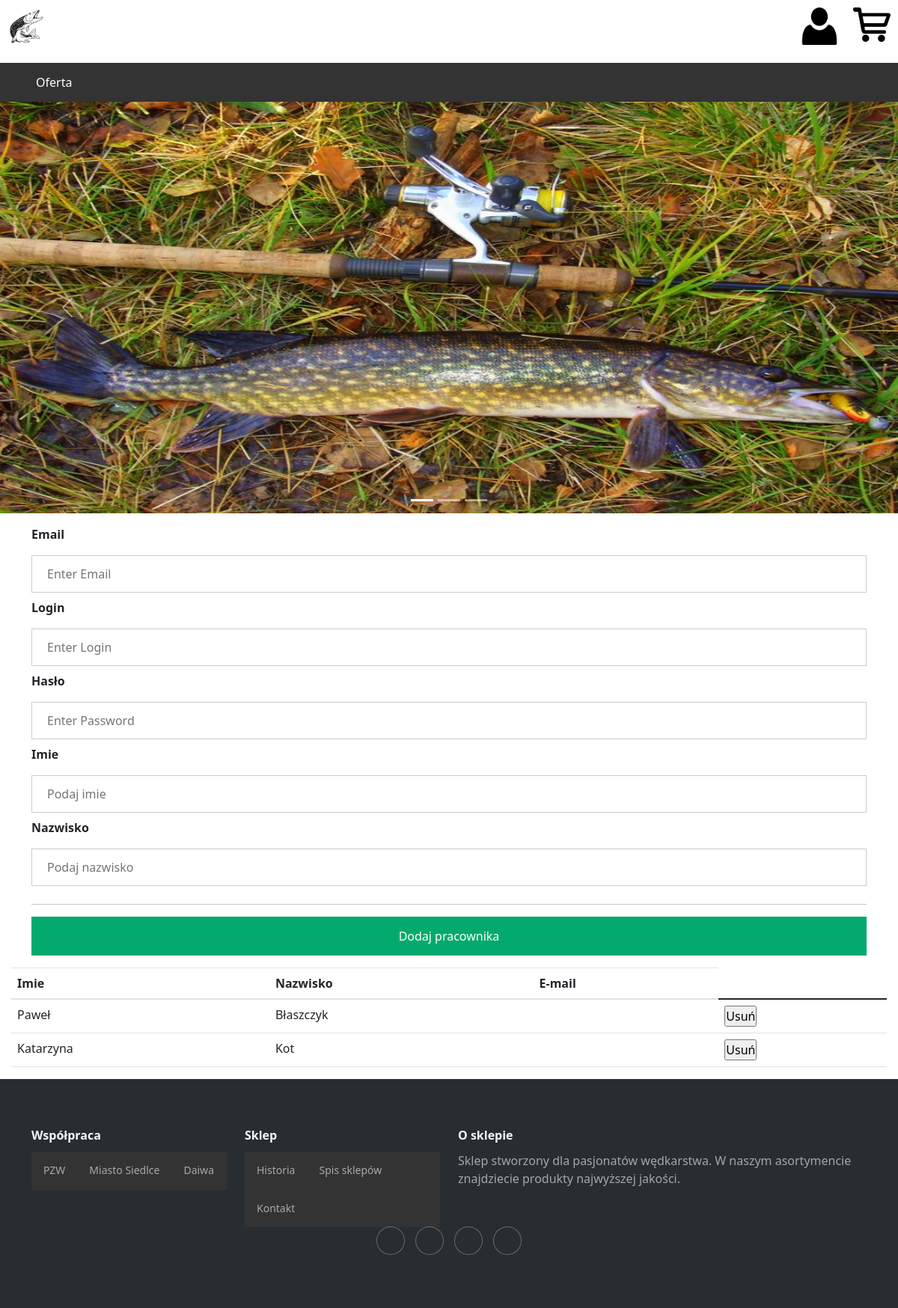
The app's page /sklep/administrator.php with its own data.
### tables this page shows
CREATE TABLE `pracownicy` (
  `id_pracownika` int NOT NULL,
  `imie` text NOT NULL,
  `nazwisko` text NOT NULL,
  `id_konta` int DEFAULT NULL
);

### sklep/connection.php (called while the page is built, shortened)
<?php
class Connection{
    private $connection;
    public function __construct(){
        $this->connection = new PDO('mysql:host='.Config::DBHOST.';dbname='.Config::DBNAME, Config::DBUSER, Config::DBPASS);
    }
    public function query($query, $params){
        $query=$this->connection->prepare($query);
        $result= $query->execute($params);
        return $query;
    }
}
?>

### sklep/administrator.php (the view, shortened to what this page needs)
<?php
include "navbar.php";
    ?>
    <form action="administrator.php" method="post">
  <div class="container">
    <label for="email"><b>Email</b></label>
    <input type="email" placeholder="Enter Email" name="email" id="email" required>
    <label for="login"><b>Login</b></label>
    <input type="text" placeholder="Enter Login" name="login" id="login" required>
    <label for="psw"><b>Hasło</b></label>
    <input type="password" placeholder="Enter Password" name="haslo" id="haslo" required>
    <label for="imie"><b>Imie</b></label>
    <input type="text" placeholder="Podaj imie" name="imie" id="imie" required>
    <label for="nazwisko"><b>Nazwisko</b></label>
    <input type="text" placeholder="Podaj nazwisko" name="nazwisko" id="nazwisko" required>
    <hr>
    <button type="submit" class="registerbtn">Dodaj pracownika</button>
  </div>
</form>
<div class="col">
  <table class="table">
                    <thead>
                    <tr>
                        <th>Imie</th>
                        <th>Nazwisko</th>
                        <th>E-mail</th>
                    </tr>
                    </thead>
<?php
        $connection= new Connection();
        $stmt = $connection->query("SELECT * FROM pracownicy ",[]);
        $result = $stmt->fetchALL(\PDO::FETCH_ASSOC);
        foreach ($result as $row){
            echo '<tr>';
            echo '<td>'.$row['imie'].'</td>';
            echo '<td>'.$row['nazwisko'].'</td>';
            echo '<td>'.$row['email'].'</td>';
            echo "<td><form  action = 'usun.php' method = 'POST'><input type='hidden' name='id_konta' value='".$row['id_konta']."'><input type = 'submit' value='Usuń'></form></td>";
            echo '</tr>';
        }
?>
</table>
</div>
      <div class="footer-dark">
        <footer>
            <div class="container">
                <div class="row">
                    <div class="col-sm-6 col-md-3 item">
                        <h3>Współpraca</h3>
                        <ul>
                            <li><a href="pzw.php">PZW</a></li>
                            <li><a href="miasto.php">Miasto Siedlce</a></li>
                            <li><a href="daiwa.php">Daiwa</a></li>
                        </ul>
                    </div>
                    <div class="col-sm-6 col-md-3 item">
                        <h3>Sklep</h3>
                        <ul>
                            <li><a href="historia.php">Historia</a></li>
                            <li><a href="spis.php">Spis sklepów</a></li>
                            <li><a href="kontakt.php">Kontakt</a></li>
                        </ul>
                    </div>
                    <div class="col-md-6 item text">
                        <h3>O sklepie</h3>
                        <p>Sklep stworzony dla pasjonatów wędkarstwa. W naszym asortymencie znajdziecie produkty najwyższej jakości.</p>
                    </div>
                    <div class="col item social"><a href="https://www.facebook.com/"></a><a href="https://twitter.com/?lang=pl"></a><a href="https://accounts.snapchat.com/accounts/login?continue=https%3A%2F%2Faccounts.snapchat.com%2Faccounts%2Fwelcome"></a><a href="https://www.instagram.com/"></a></div>
                </div>
            </div>
        </footer>
    </div>
      <link href="https://cdn.jsdelivr.net/npm/bootstrap@5.1.3/dist/css/bootstrap.min.css" rel="stylesheet">
</body>
</html>

### sklep/style.css (style rules this page uses)
.responsive { width: 100%; max-width: 50px; height: auto; margin-left: 10px; margin-top: 10px; }
* { padding:0; margin:0; }
ul { list-style-type: none; margin: 0; padding: 0; overflow: hidden; background-color: #333; }
li { float: left; }
li a { display: block; color: white; text-align: center; padding: 14px 16px; text-decoration: none; }
.footer-dark { padding:50px 0; color:#f0f9ff; background-color:#282d32; }
.footer-dark h3 { margin-top:0; margin-bottom:12px; font-weight:bold; font-size:16px; }
.footer-dark ul { padding:0; list-style:none; line-height:1.6; font-size:14px; margin-bottom:0; }
.footer-dark ul a { color:inherit; text-decoration:none; opacity:0.6; }
.footer-dark .item.text { margin-bottom:36px; }
.footer-dark .item.text p { opacity:0.6; margin-bottom:0; }
.footer-dark .item.social { text-align:center; }
.footer-dark .item.social > a { font-size:20px; width:36px; height:36px; line-height:36px; display:inline-block; text-align:center; border-radius:50%; box-shadow:0 0 0 1px rgba(255,255,255,0.4); margin:0 8px; color:#fff; opacity:0.75; }
input[type=text], input[type=password], input[type=number], input[type=email] { width: 100%; padding: 12px 20px; margin: 8px 0; display: inline-block; border: 1px solid #ccc; box-sizing: border-box; }
button { background-color: #04AA6D; color: white; padding: 14px 20px; margin: 8px 0; border: none; cursor: pointer; width: 100%; }
.container { padding: 16px; }

### records on screen
pracownicy: imie "Paweł", nazwisko "Błaszczyk"
pracownicy: imie "Katarzyna", nazwisko "Kot"
